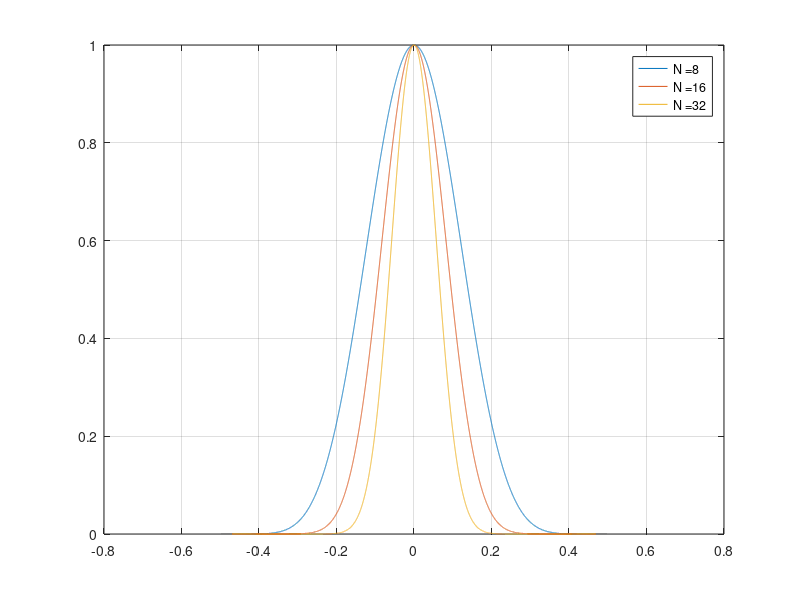

The MATLAB source for this figure:
clear; clc; close all;

%%
N = [8 16 32];
for n = 1:length(N)
    
    dl = 1/2;
    
    w = ones(N(n),1);
    
    for i = 1:N(n)
        w(i) = nchoosek(N(n)-1,i-1);
    end
    
    %%
    theta = -90:0.01:90;
    fsp = dl*sind(theta);
    A = exp(1j*2*pi*fsp.*(0:N(n)-1)');
    
    P = w'*A;
    P = abs(P)/max(abs(P));
    
    plot(fsp,P, 'DisplayName', ['N =', num2str(N(n))])
    hold on
end
legend
grid on